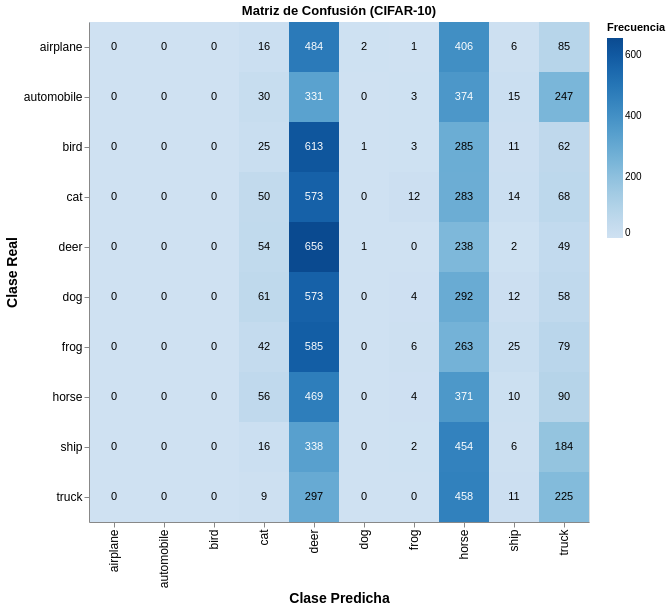
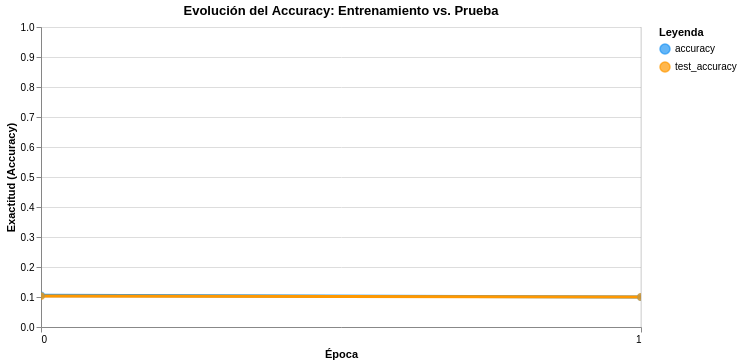
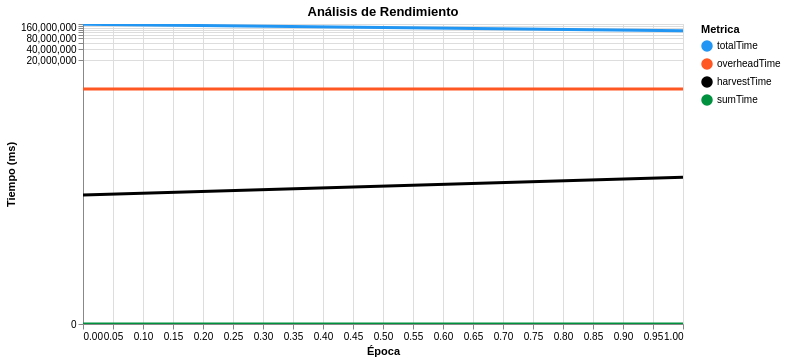

The code cell stored with these charts, in order, in its notebook:
### Markdown cell above
validamos como fue el entrenamiento:

### Code cell
# import os
# os.environ["token"] = os.getenv("HF_TOKEN", "")

# 1. Descargamos el dataset usando el nuevo formato
(dsTest, sizeTest) = downloadDataset("uoft-cs/cifar10", "test")

# 2. Iteramos para traer un lote grande de prueba (como si tuvieramos 1 solo worker para nosotros)
# Pasamos: split=(1,0) para agarrar todo el subset
# workerNumber=1 
# batchSize y classNumber adaptados
x, y = next(getBatch(
    dsTest, 
    batchSize=10000, 
    labels=("img", "label"), 
    size=sizeTest, 
    workerNumber=1, 
    split=(1, 0), 
    shape=(32, 32),
    label="test",
    classNumber=10
))

labelToMeaning = {
    0: "airplane",
    1: "automobile",
    2: "bird",
    3: "cat",
    4: "deer",
    5: "dog",
    6: "frog",
    7: "horse",
    8: "ship",
    9: "truck",
}
plot_confusion_matrix(modelSerial, x, np.argmax(y, axis=1), labelToMeaning).show()

plot_accuracy(historyComplete).show()
plot_time(historyComplete).show()
plot_wall_of_shame(modelSerial, x, y, labelToMeaning).show()

### Figure 1 — Vega-Lite specification as saved in the notebook (floating-point values rounded to 4 significant figures)
{"config": {"view": {"continuousWidth": 300, "continuousHeight": 300}, "axis": {"labelFontSize": 12, "titleFontSize": 14}}, "layer": [{"mark": {"type": "rect"}, "encoding": {"color": {"field": "Cantidad", "scale": {"scheme": "blues"}, "title": "Frecuencia", "type": "quantitative"}, "tooltip": [{"field": "Actual", "type": "nominal"}, {"field": "Predicho", "type": "nominal"}, {"field": "Cantidad", "type": "quantitative"}], "x": {"field": "Predicho", "sort": ["airplane", "automobile", "bird", "cat", "deer", "dog", "frog", "horse", "ship", "truck"], "title": "Clase Predicha", "type": "ordinal"}, "y": {"field": "Actual", "sort": ["airplane", "automobile", "bird", "cat", "deer", "dog", "frog", "horse", "ship", "truck"], "title": "Clase Real", "type": "ordinal"}}}, {"mark": {"type": "text", "baseline": "middle"}, "encoding": {"color": {"condition": {"test": "datum.Cantidad > 328.0", "value": "white"}, "value": "black"}, "text": {"field": "Cantidad", "type": "quantitative"}, "x": {"field": "Predicho", "sort": ["airplane", "automobile", "bird", "cat", "deer", "dog", "frog", "horse", "ship", "truck"], "title": "Clase Predicha", "type": "ordinal"}, "y": {"field": "Actual", "sort": ["airplane", "automobile", "bird", "cat", "deer", "dog", "frog", "horse", "ship", "truck"], "title": "Clase Real", "type": "ordinal"}}}], "data": {"name": "data-1f6f4850801e4207b35f91ea77e34408"}, "height": 500, "title": "Matriz de Confusión (CIFAR-10)", "width": 500, "$schema": "https://vega.github.io/schema/vega-lite/v6.1.0.json", "datasets": {"data-1f6f4850801e4207b35f91ea77e34408": [{"Actual": "airplane", "Predicho": "airplane", "Cantidad": 0}, {"Actual": "airplane", "Predicho": "automobile", "Cantidad": 0}, {"Actual": "airplane", "Predicho": "bird", "Cantidad": 0}, {"Actual": "airplane", "Predicho": "cat", "Cantidad": 16}, {"Actual": "airplane", "Predicho": "deer", "Cantidad": 484}, {"Actual": "airplane", "Predicho": "dog", "Cantidad": 2}, {"Actual": "airplane", "Predicho": "frog", "Cantidad": 1}, {"Actual": "airplane", "Predicho": "horse", "Cantidad": 406}, {"Actual": "airplane", "Predicho": "ship", "Cantidad": 6}, {"Actual": "airplane", "Predicho": "truck", "Cantidad": 85}, {"Actual": "automobile", "Predicho": "airplane", "Cantidad": 0}, {"Actual": "automobile", "Predicho": "automobile", "Cantidad": 0}, {"Actual": "automobile", "Predicho": "bird", "Cantidad": 0}, {"Actual": "automobile", "Predicho": "cat", "Cantidad": 30}, {"Actual": "automobile", "Predicho": "deer", "Cantidad": 331}, {"Actual": "automobile", "Predicho": "dog", "Cantidad": 0}, {"Actual": "automobile", "Predicho": "frog", "Cantidad": 3}, {"Actual": "automobile", "Predicho": "horse", "Cantidad": 374}, {"Actual": "automobile", "Predicho": "ship", "Cantidad": 15}, {"Actual": "automobile", "Predicho": "truck", "Cantidad": 247}, {"Actual": "bird", "Predicho": "airplane", "Cantidad": 0}, {"Actual": "bird", "Predicho": "automobile", "Cantidad": 0}, {"Actual": "bird", "Predicho": "bird", "Cantidad": 0}, {"Actual": "bird", "Predicho": "cat", "Cantidad": 25}, {"Actual": "bird", "Predicho": "deer", "Cantidad": 613}, {"Actual": "bird", "Predicho": "dog", "Cantidad": 1}, {"Actual": "bird", "Predicho": "frog", "Cantidad": 3}, {"Actual": "bird", "Predicho": "horse", "Cantidad": 285}, {"Actual": "bird", "Predicho": "ship", "Cantidad": 11}, {"Actual": "bird", "Predicho": "truck", "Cantidad": 62}, {"Actual": "cat", "Predicho": "airplane", "Cantidad": 0}, {"Actual": "cat", "Predicho": "automobile", "Cantidad": 0}, {"Actual": "cat", "Predicho": "bird", "Cantidad": 0}, {"Actual": "cat", "Predicho": "cat", "Cantidad": 50}, {"Actual": "cat", "Predicho": "deer", "Cantidad": 573}, {"Actual": "cat", "Predicho": "dog", "Cantidad": 0}, {"Actual": "cat", "Predicho": "frog", "Cantidad": 12}, {"Actual": "cat", "Predicho": "horse", "Cantidad": 283}, {"Actual": "cat", "Predicho": "ship", "Cantidad": 14}, {"Actual": "cat", "Predicho": "truck", "Cantidad": 68}, {"Actual": "deer", "Predicho": "airplane", "Cantidad": 0}, {"Actual": "deer", "Predicho": "automobile", "Cantidad": 0}, {"Actual": "deer", "Predicho": "bird", "Cantidad": 0}, {"Actual": "deer", "Predicho": "cat", "Cantidad": 54}, {"Actual": "deer", "Predicho": "deer", "Cantidad": 656}, {"Actual": "deer", "Predicho": "dog", "Cantidad": 1}, {"Actual": "deer", "Predicho": "frog", "Cantidad": 0}, {"Actual": "deer", "Predicho": "horse", "Cantidad": 238}, {"Actual": "deer", "Predicho": "ship", "Cantidad": 2}, {"Actual": "deer", "Predicho": "truck", "Cantidad": 49}, {"Actual": "dog", "Predicho": "airplane", "Cantidad": 0}, {"Actual": "dog", "Predicho": "automobile", "Cantidad": 0}, {"Actual": "dog", "Predicho": "bird", "Cantidad": 0}, {"Actual": "dog", "Predicho": "cat", "Cantidad": 61}, {"Actual": "dog", "Predicho": "deer", "Cantidad": 573}, {"Actual": "dog", "Predicho": "dog", "Cantidad": 0}, {"Actual": "dog", "Predicho": "frog", "Cantidad": 4}, {"Actual": "dog", "Predicho": "horse", "Cantidad": 292}, {"Actual": "dog", "Predicho": "ship", "Cantidad": 12}, {"Actual": "dog", "Predicho": "truck", "Cantidad": 58}, {"Actual": "frog", "Predicho": "airplane", "Cantidad": 0}, {"Actual": "frog", "Predicho": "automobile", "Cantidad": 0}, {"Actual": "frog", "Predicho": "bird", "Cantidad": 0}, {"Actual": "frog", "Predicho": "cat", "Cantidad": 42}, {"Actual": "frog", "Predicho": "deer", "Cantidad": 585}, {"Actual": "frog", "Predicho": "dog", "Cantidad": 0}, {"Actual": "frog", "Predicho": "frog", "Cantidad": 6}, {"Actual": "frog", "Predicho": "horse", "Cantidad": 263}, {"Actual": "frog", "Predicho": "ship", "Cantidad": 25}, {"Actual": "frog", "Predicho": "truck", "Cantidad": 79}, {"Actual": "horse", "Predicho": "airplane", "Cantidad": 0}, {"Actual": "horse", "Predicho": "automobile", "Cantidad": 0}, {"Actual": "horse", "Predicho": "bird", "Cantidad": 0}, {"Actual": "horse", "Predicho": "cat", "Cantidad": 56}, {"Actual": "horse", "Predicho": "deer", "Cantidad": 469}, {"Actual": "horse", "Predicho": "dog", "Cantidad": 0}, {"Actual": "horse", "Predicho": "frog", "Cantidad": 4}, {"Actual": "horse", "Predicho": "horse", "Cantidad": 371}, {"Actual": "horse", "Predicho": "ship", "Cantidad": 10}, {"Actual": "horse", "Predicho": "truck", "Cantidad": 90}, {"Actual": "ship", "Predicho": "airplane", "Cantidad": 0}, {"Actual": "ship", "Predicho": "automobile", "Cantidad": 0}, {"Actual": "ship", "Predicho": "bird", "Cantidad": 0}, {"Actual": "ship", "Predicho": "cat", "Cantidad": 16}, {"Actual": "ship", "Predicho": "deer", "Cantidad": 338}, {"Actual": "ship", "Predicho": "dog", "Cantidad": 0}, {"Actual": "ship", "Predicho": "frog", "Cantidad": 2}, {"Actual": "ship", "Predicho": "horse", "Cantidad": 454}, {"Actual": "ship", "Predicho": "ship", "Cantidad": 6}, {"Actual": "ship", "Predicho": "truck", "Cantidad": 184}, {"Actual": "truck", "Predicho": "airplane", "Cantidad": 0}, {"Actual": "truck", "Predicho": "automobile", "Cantidad": 0}, {"Actual": "truck", "Predicho": "bird", "Cantidad": 0}, {"Actual": "truck", "Predicho": "cat", "Cantidad": 9}, {"Actual": "truck", "Predicho": "deer", "Cantidad": 297}, {"Actual": "truck", "Predicho": "dog", "Cantidad": 0}, {"Actual": "truck", "Predicho": "frog", "Cantidad": 0}, {"Actual": "truck", "Predicho": "horse", "Cantidad": 458}, {"Actual": "truck", "Predicho": "ship", "Cantidad": 11}, {"Actual": "truck", "Predicho": "truck", "Cantidad": 225}]}}

### Figure 2 — Vega-Lite specification as saved in the notebook (floating-point values rounded to 4 significant figures)
{"config": {"view": {"continuousWidth": 300, "continuousHeight": 300}}, "layer": [{"mark": {"type": "line", "strokeWidth": 3}, "encoding": {"color": {"field": "Dataset", "scale": {"domain": ["accuracy", "test_accuracy"], "range": ["#2196F3", "#FF9800"]}, "title": "Leyenda", "type": "nominal"}, "x": {"axis": {"tickMinStep": 1}, "field": "epoch", "title": "Época", "type": "quantitative"}, "y": {"field": "Acc", "scale": {"domain": [0, 1]}, "title": "Exactitud (Accuracy)", "type": "quantitative"}}, "name": "view_cdf7fd61400d0b34_0"}, {"mark": {"type": "point", "filled": true, "size": 60}, "encoding": {"color": {"field": "Dataset", "scale": {"domain": ["accuracy", "test_accuracy"], "range": ["#2196F3", "#FF9800"]}, "title": "Leyenda", "type": "nominal"}, "x": {"axis": {"tickMinStep": 1}, "field": "epoch", "title": "Época", "type": "quantitative"}, "y": {"field": "Acc", "scale": {"domain": [0, 1]}, "title": "Exactitud (Accuracy)", "type": "quantitative"}}}, {"data": {"name": "data-9927794456bfd42b83844e4dffeb0b84"}, "mark": {"type": "rule", "color": "gray"}, "encoding": {"opacity": {"condition": {"param": "param_0d383988c6781c04", "value": 0.3}, "value": 0}, "tooltip": [{"field": "epoch", "title": "Época", "type": "quantitative"}, {"field": "accuracy", "format": ".2%", "title": "Train Acc", "type": "quantitative"}, {"field": "test_accuracy", "format": ".2%", "title": "Test Acc", "type": "quantitative"}], "x": {"field": "epoch", "type": "quantitative"}}, "name": "view_f9eaa305f19532fb_2"}], "data": {"name": "data-3fa81fda8b43e28bfaa01c75a69e62fc"}, "height": 300, "params": [{"name": "param_0d383988c6781c04", "select": {"type": "point", "fields": ["epoch"], "nearest": true, "on": "mouseover"}, "views": ["view_f9eaa305f19532fb_2"]}, {"name": "param_1e9efca18e7a2868", "select": {"type": "interval", "encodings": ["x", "y"]}, "bind": "scales", "views": ["view_cdf7fd61400d0b34_0"]}], "title": "Evolución del Accuracy: Entrenamiento vs. Prueba", "width": 600, "$schema": "https://vega.github.io/schema/vega-lite/v6.1.0.json", "datasets": {"data-3fa81fda8b43e28bfaa01c75a69e62fc": [{"epoch": 0, "Dataset": "accuracy", "Acc": 0.1055}, {"epoch": 1, "Dataset": "accuracy", "Acc": 0.09998}, {"epoch": 0, "Dataset": "test_accuracy", "Acc": 0.1031}, {"epoch": 1, "Dataset": "test_accuracy", "Acc": 0.1003}], "data-9927794456bfd42b83844e4dffeb0b84": [{"epoch": 0, "accuracy": 0.1055, "test_accuracy": 0.1031}, {"epoch": 1, "accuracy": 0.09998, "test_accuracy": 0.1003}]}}

### Figure 3 — Vega-Lite specification as saved in the notebook (floating-point values rounded to 4 significant figures)
{"config": {"view": {"continuousWidth": 300, "continuousHeight": 300}}, "layer": [{"data": {"name": "data-4ebcc98cc8fc740905be9b201958d2db"}, "mark": {"type": "line", "strokeWidth": 3}, "encoding": {"color": {"field": "Metrica", "scale": {"domain": ["totalTime", "overheadTime", "harvestTime", "sumTime"], "range": ["#2196F3", "#FF5722", "#000000", "#00913F"]}, "type": "nominal"}, "x": {"field": "epoch", "title": "Época", "type": "quantitative"}, "y": {"field": "ms", "scale": {"type": "symlog"}, "title": "Tiempo (ms)", "type": "quantitative"}}, "name": "view_e21814eef31081a4_0"}, {"data": {"name": "data-d1da696980768ce182965d7fee3d1ebc"}, "mark": {"type": "rule", "color": "gray", "strokeWidth": 1}, "encoding": {"opacity": {"condition": {"param": "param_7a6147c0c2a01688", "value": 0.3, "empty": false}, "value": 0}, "tooltip": [{"field": "epoch", "title": "Época", "type": "quantitative"}, {"field": "totalTime", "format": ".2f", "title": "Tiempo Total (ms)", "type": "quantitative"}, {"field": "overheadTime", "format": ".2f", "title": "Overhead (ms)", "type": "quantitative"}, {"field": "harvestTime", "format": ".2f", "title": "Harvest (ms)", "type": "quantitative"}, {"field": "sumTime", "format": ".2f", "title": "Sum (ms)", "type": "quantitative"}], "x": {"field": "epoch", "type": "quantitative"}}, "name": "view_247f3b0064af5883_1"}, {"data": {"name": "data-4ebcc98cc8fc740905be9b201958d2db"}, "mark": {"type": "point", "filled": true, "size": 80}, "encoding": {"color": {"field": "Metrica", "scale": {"domain": ["totalTime", "overheadTime", "harvestTime", "sumTime"], "range": ["#2196F3", "#FF5722", "#000000", "#00913F"]}, "type": "nominal"}, "opacity": {"condition": {"param": "param_7a6147c0c2a01688", "value": 1, "empty": false}, "value": 0}, "x": {"field": "epoch", "title": "Época", "type": "quantitative"}, "y": {"field": "ms", "scale": {"type": "symlog"}, "title": "Tiempo (ms)", "type": "quantitative"}}}], "height": 300, "params": [{"name": "param_7a6147c0c2a01688", "select": {"type": "point", "fields": ["epoch"], "nearest": true, "on": "mouseover"}, "views": ["view_247f3b0064af5883_1"]}, {"name": "param_1e9efca18e7a2868", "select": {"type": "interval", "encodings": ["x", "y"]}, "bind": "scales", "views": ["view_e21814eef31081a4_0"]}], "title": "Análisis de Rendimiento", "width": 600, "$schema": "https://vega.github.io/schema/vega-lite/v6.1.0.json", "datasets": {"data-4ebcc98cc8fc740905be9b201958d2db": [{"epoch": 0, "Metrica": "totalTime", "ms": 197100000.0}, {"epoch": 1, "Metrica": "totalTime", "ms": 129200000.0}, {"epoch": 0, "Metrica": "overheadTime", "ms": 3187000.0}, {"epoch": 1, "Metrica": "overheadTime", "ms": 3187000.0}, {"epoch": 0, "Metrica": "harvestTime", "ms": 3736.0}, {"epoch": 1, "Metrica": "harvestTime", "ms": 11420.0}, {"epoch": 0, "Metrica": "sumTime", "ms": 0.0}, {"epoch": 1, "Metrica": "sumTime", "ms": 0.0}], "data-d1da696980768ce182965d7fee3d1ebc": [{"epoch": 0, "totalTime": 197100000.0, "overheadTime": 3187000.0, "harvestTime": 3736.0, "sumTime": 0.0}, {"epoch": 1, "totalTime": 129200000.0, "overheadTime": 3187000.0, "harvestTime": 11420.0, "sumTime": 0.0}]}}
